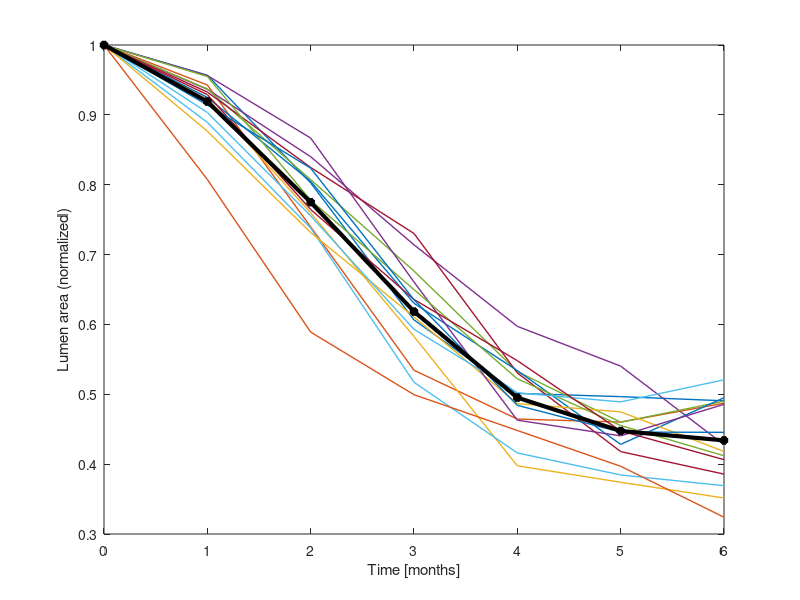
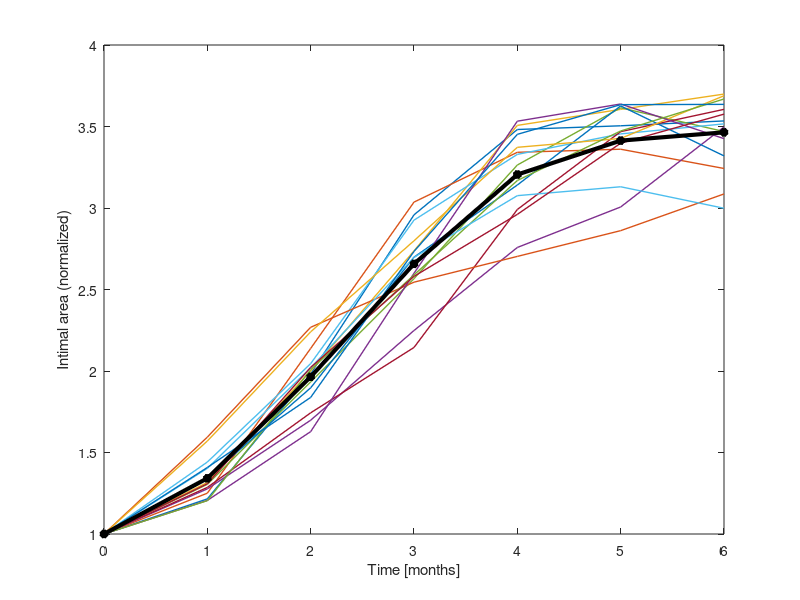
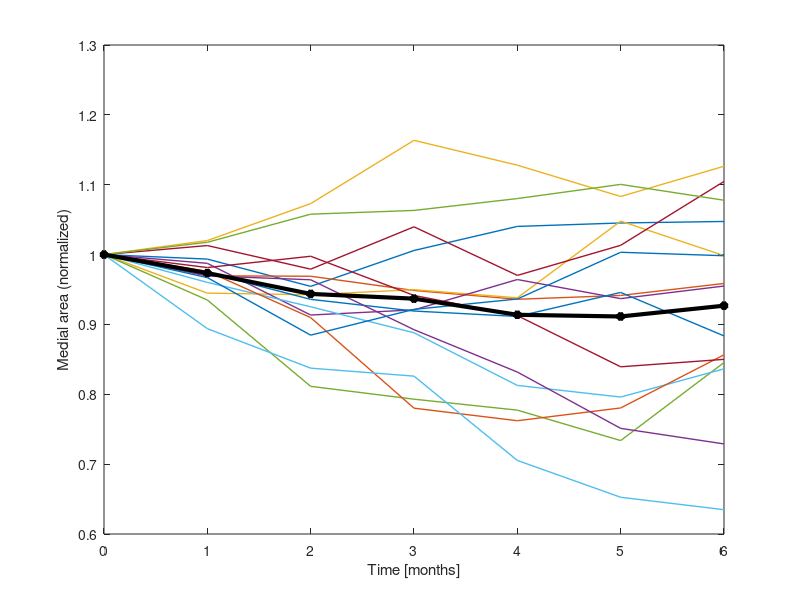

MATLAB code for these plots, in order:
% postprocessing1

clear variables
close all
clc

% Initialize the matrices
number_of_runs = 15;
number_of_time_points = 9;

%SMC_INTIMA = zeros(number_of_runs,number_of_time_points);
INT_AREA = zeros(number_of_runs,number_of_time_points);
LUM_AREA = zeros(number_of_runs,number_of_time_points);
WALL_AREA = zeros(number_of_runs,number_of_time_points);

TIME = (0:1:6);

% Load the ABM results and fill the matrices up
load data1
%SMC_INTIMA(1,:) = SMCintima;
INT_AREA(1,:) = Int_area;
LUM_AREA(1,:) = Lum_area;
WALL_AREA(1,:) = Wall_area;
MED_AREA(1,:) = Wall_area - Int_area;

load data2
%SMC_INTIMA(2,:) = SMCintima;
INT_AREA(2,:) = Int_area;
LUM_AREA(2,:) = Lum_area;
WALL_AREA(2,:) = Wall_area;
MED_AREA(2,:) = Wall_area - Int_area;

load data3
%SMC_INTIMA(3,:) = SMCintima;
INT_AREA(3,:) = Int_area;
LUM_AREA(3,:) = Lum_area;
WALL_AREA(3,:) = Wall_area;
MED_AREA(3,:) = Wall_area - Int_area;

load data4
%SMC_INTIMA(4,:) = SMCintima;
INT_AREA(4,:) = Int_area;
LUM_AREA(4,:) = Lum_area;
WALL_AREA(4,:) = Wall_area;
MED_AREA(4,:) = Wall_area - Int_area;

load data5
%SMC_INTIMA(5,:) = SMCintima;
INT_AREA(5,:) = Int_area;
LUM_AREA(5,:) = Lum_area;
WALL_AREA(5,:) = Wall_area;
MED_AREA(5,:) = Wall_area - Int_area;

load data6
%SMC_INTIMA(6,:) = SMCintima;
INT_AREA(6,:) = Int_area;
LUM_AREA(6,:) = Lum_area;
WALL_AREA(6,:) = Wall_area;
MED_AREA(6,:) = Wall_area - Int_area;

load data7
%SMC_INTIMA(7,:) = SMCintima;
INT_AREA(7,:) = Int_area;
LUM_AREA(7,:) = Lum_area;
WALL_AREA(7,:) = Wall_area;
MED_AREA(7,:) = Wall_area - Int_area;

load data8
%SMC_INTIMA(8,:) = SMCintima;
INT_AREA(8,:) = Int_area;
LUM_AREA(8,:) = Lum_area;
WALL_AREA(8,:) = Wall_area;
MED_AREA(8,:) = Wall_area - Int_area;

load data9
%SMC_INTIMA(9,:) = SMCintima;
INT_AREA(9,:) = Int_area;
LUM_AREA(9,:) = Lum_area;
WALL_AREA(9,:) = Wall_area;
MED_AREA(9,:) = Wall_area - Int_area;

load data10
%SMC_INTIMA(10,:) = SMCintima;
INT_AREA(10,:) = Int_area;
LUM_AREA(10,:) = Lum_area;
WALL_AREA(10,:) = Wall_area;
MED_AREA(10,:) = Wall_area - Int_area;

load data11
%SMC_INTIMA(11,:) = SMCintima;
INT_AREA(11,:) = Int_area;
LUM_AREA(11,:) = Lum_area;
WALL_AREA(11,:) = Wall_area;
MED_AREA(11,:) = Wall_area - Int_area;

load data12
%SMC_INTIMA(12,:) = SMCintima;
INT_AREA(12,:) = Int_area;
LUM_AREA(12,:) = Lum_area;
WALL_AREA(12,:) = Wall_area;
MED_AREA(12,:) = Wall_area - Int_area;

load data13
%SMC_INTIMA(13,:) = SMCintima;
INT_AREA(13,:) = Int_area;
LUM_AREA(13,:) = Lum_area;
WALL_AREA(13,:) = Wall_area;
MED_AREA(13,:) = Wall_area - Int_area;

load data14
%SMC_INTIMA(14,:) = SMCintima;
INT_AREA(14,:) = Int_area;
LUM_AREA(14,:) = Lum_area;
WALL_AREA(14,:) = Wall_area;
MED_AREA(14,:) = Wall_area - Int_area;

load data15
%SMC_INTIMA(15,:) = SMCintima;
INT_AREA(15,:) = Int_area;
LUM_AREA(15,:) = Lum_area;
WALL_AREA(15,:) = Wall_area;
MED_AREA(15,:) = Wall_area - Int_area;


%% Take only the follow up time
INT_AREA(:,1:2) = [];
LUM_AREA(:,1:2) = [];
WALL_AREA(:,1:2) = [];
MED_AREA(:,1:2) = [];

%% Normalize the trend to the initial value
for jj=1:size(INT_AREA,1)
    
    INT_AREA(jj,:) = INT_AREA(jj,:)./INT_AREA(jj,1);
    LUM_AREA(jj,:) = LUM_AREA(jj,:)./LUM_AREA(jj,1);
    WALL_AREA(jj,:) = WALL_AREA(jj,:)./WALL_AREA(jj,1);
    MED_AREA(jj,:) = MED_AREA(jj,:)./MED_AREA(jj,1);
    
end


%% Mean trends
INT_AREA_MEAN = mean(INT_AREA,1);
LUM_AREA_MEAN = mean(LUM_AREA,1);
WALL_AREA_MEAN = mean(WALL_AREA,1);
MED_AREA_MEAN = mean(MED_AREA,1);


%% Plots
figure(1)
plot(TIME,LUM_AREA,'-','linewidth',1);
hold on
plot(TIME,LUM_AREA_MEAN,'k*-','linewidth',3,'MarkerSize',6);

xlabel('Time [months]')
ylabel('Lumen area (normalized)')


figure(2)
plot(TIME,INT_AREA,'-','linewidth',1);
hold on
plot(TIME,INT_AREA_MEAN,'k*-','linewidth',3,'MarkerSize',6);

xlabel('Time [months]')
ylabel('Intimal area (normalized)')


figure(3)
plot(TIME,MED_AREA,'-','linewidth',1);
hold on
plot(TIME,MED_AREA_MEAN,'k*-','linewidth',3,'MarkerSize',6);

xlabel('Time [months]')
ylabel('Medial area (normalized)')












 
